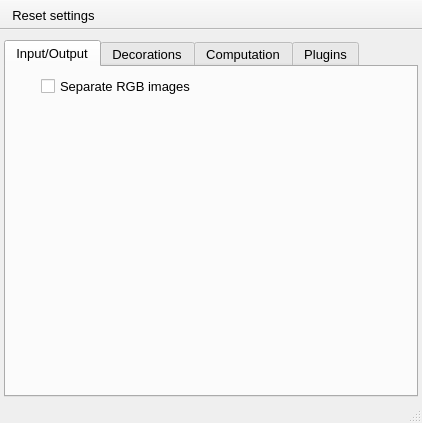
<?xml version="1.0" encoding="UTF-8"?>
<ui version="4.0">
 <class>nPreferences</class>
 <widget class="QMainWindow" name="nPreferences">
  <property name="geometry">
   <rect>
    <x>0</x>
    <y>0</y>
    <width>387</width>
    <height>423</height>
   </rect>
  </property>
  <property name="font">
   <font>
    <pointsize>10</pointsize>
   </font>
  </property>
  <property name="windowTitle">
   <string>Preferences</string>
  </property>
  <property name="unifiedTitleAndToolBarOnMac">
   <bool>true</bool>
  </property>
  <widget class="QWidget" name="centralwidget">
   <layout class="QGridLayout" name="gridLayout">
    <property name="leftMargin">
     <number>4</number>
    </property>
    <property name="topMargin">
     <number>10</number>
    </property>
    <property name="rightMargin">
     <number>4</number>
    </property>
    <property name="bottomMargin">
     <number>4</number>
    </property>
    <item row="0" column="0">
     <widget class="QTabWidget" name="tabWidget">
      <property name="currentIndex">
       <number>0</number>
      </property>
      <property name="neutrinoSave" stdset="0">
       <bool>true</bool>
      </property>
      <widget class="QWidget" name="tab">
       <attribute name="title">
        <string>Input/Output</string>
       </attribute>
       <layout class="QFormLayout" name="formLayout">
        <item row="1" column="0">
         <spacer name="verticalSpacer">
          <property name="orientation">
           <enum>Qt::Vertical</enum>
          </property>
          <property name="sizeHint" stdset="0">
           <size>
            <width>20</width>
            <height>40</height>
           </size>
          </property>
         </spacer>
        </item>
        <item row="0" column="1">
         <widget class="QCheckBox" name="separateRGB">
          <property name="font">
           <font>
            <pointsize>10</pointsize>
           </font>
          </property>
          <property name="text">
           <string>Separate RGB images</string>
          </property>
          <property name="neutrinoSave" stdset="0">
           <bool>true</bool>
          </property>
         </widget>
        </item>
       </layout>
      </widget>
      <widget class="QWidget" name="decoration">
       <attribute name="title">
        <string>Decorations</string>
       </attribute>
       <layout class="QGridLayout" name="gridLayout_4" columnstretch="0,1">
        <property name="leftMargin">
         <number>0</number>
        </property>
        <property name="topMargin">
         <number>0</number>
        </property>
        <property name="rightMargin">
         <number>0</number>
        </property>
        <property name="bottomMargin">
         <number>4</number>
        </property>
        <item row="1" column="1">
         <widget class="QWidget" name="widget" native="true">
          <layout class="QGridLayout" name="gridLayout_5">
           <property name="leftMargin">
            <number>0</number>
           </property>
           <property name="topMargin">
            <number>0</number>
           </property>
           <property name="rightMargin">
            <number>0</number>
           </property>
           <property name="bottomMargin">
            <number>0</number>
           </property>
           <item row="0" column="2">
            <widget class="QSpinBox" name="fontSize"/>
           </item>
           <item row="0" column="1">
            <widget class="QFontComboBox" name="fontFace"/>
           </item>
          </layout>
         </widget>
        </item>
        <item row="5" column="0">
         <widget class="QWidget" name="widget_2" native="true">
          <layout class="QHBoxLayout" name="horizontalLayout_2" stretch="1,0">
           <property name="leftMargin">
            <number>0</number>
           </property>
           <property name="topMargin">
            <number>0</number>
           </property>
           <property name="rightMargin">
            <number>0</number>
           </property>
           <property name="bottomMargin">
            <number>0</number>
           </property>
           <item>
            <widget class="QLabel" name="label_7">
             <property name="font">
              <font>
               <pointsize>10</pointsize>
              </font>
             </property>
             <property name="text">
              <string>Language</string>
             </property>
             <property name="alignment">
              <set>Qt::AlignRight|Qt::AlignTrailing|Qt::AlignVCenter</set>
             </property>
            </widget>
           </item>
           <item>
            <widget class="QLabel" name="decimal">
             <property name="font">
              <font>
               <pointsize>15</pointsize>
              </font>
             </property>
             <property name="toolTip">
              <string>Decimal number separator</string>
             </property>
             <property name="text">
              <string/>
             </property>
            </widget>
           </item>
          </layout>
         </widget>
        </item>
        <item row="3" column="0">
         <widget class="QLabel" name="label">
          <property name="font">
           <font>
            <pointsize>10</pointsize>
           </font>
          </property>
          <property name="text">
           <string>Image name length</string>
          </property>
          <property name="alignment">
           <set>Qt::AlignRight|Qt::AlignTrailing|Qt::AlignVCenter</set>
          </property>
         </widget>
        </item>
        <item row="0" column="1">
         <widget class="QComboBox" name="comboIconSize">
          <property name="font">
           <font>
            <pointsize>10</pointsize>
           </font>
          </property>
          <property name="currentIndex">
           <number>1</number>
          </property>
          <property name="neutrinoSave" stdset="0">
           <bool>true</bool>
          </property>
          <item>
           <property name="text">
            <string>Small</string>
           </property>
          </item>
          <item>
           <property name="text">
            <string>Normal</string>
           </property>
          </item>
          <item>
           <property name="text">
            <string>Large</string>
           </property>
          </item>
         </widget>
        </item>
        <item row="9" column="0">
         <spacer name="verticalSpacer_2">
          <property name="orientation">
           <enum>Qt::Vertical</enum>
          </property>
          <property name="sizeHint" stdset="0">
           <size>
            <width>20</width>
            <height>40</height>
           </size>
          </property>
         </spacer>
        </item>
        <item row="5" column="1">
         <widget class="QComboBox" name="localeCombo"/>
        </item>
        <item row="4" column="1">
         <widget class="QSpinBox" name="currentStepScaleFactor">
          <property name="suffix">
           <string>%</string>
          </property>
          <property name="minimum">
           <number>1</number>
          </property>
          <property name="maximum">
           <number>999</number>
          </property>
          <property name="value">
           <number>15</number>
          </property>
          <property name="neutrinoSave" stdset="0">
           <bool>true</bool>
          </property>
         </widget>
        </item>
        <item row="0" column="0">
         <widget class="QLabel" name="label_3">
          <property name="font">
           <font>
            <pointsize>10</pointsize>
           </font>
          </property>
          <property name="text">
           <string>Icon size</string>
          </property>
          <property name="alignment">
           <set>Qt::AlignRight|Qt::AlignTrailing|Qt::AlignVCenter</set>
          </property>
         </widget>
        </item>
        <item row="4" column="0">
         <widget class="QLabel" name="label_2">
          <property name="font">
           <font>
            <pointsize>10</pointsize>
           </font>
          </property>
          <property name="text">
           <string>Zoom increment</string>
          </property>
          <property name="alignment">
           <set>Qt::AlignRight|Qt::AlignTrailing|Qt::AlignVCenter</set>
          </property>
         </widget>
        </item>
        <item row="8" column="0" colspan="2">
         <widget class="QCheckBox" name="askCloseUnsaved">
          <property name="font">
           <font>
            <pointsize>10</pointsize>
           </font>
          </property>
          <property name="text">
           <string>Ask before closing unsaved buffer</string>
          </property>
          <property name="checked">
           <bool>true</bool>
          </property>
          <property name="neutrinoSave" stdset="0">
           <bool>true</bool>
          </property>
         </widget>
        </item>
        <item row="1" column="0">
         <widget class="QLabel" name="label_5">
          <property name="font">
           <font>
            <pointsize>10</pointsize>
           </font>
          </property>
          <property name="text">
           <string>Global font</string>
          </property>
          <property name="alignment">
           <set>Qt::AlignRight|Qt::AlignTrailing|Qt::AlignVCenter</set>
          </property>
         </widget>
        </item>
        <item row="3" column="1">
         <widget class="QSpinBox" name="physNameLength">
          <property name="value">
           <number>35</number>
          </property>
          <property name="neutrinoSave" stdset="0">
           <bool>true</bool>
          </property>
         </widget>
        </item>
        <item row="7" column="0" colspan="2">
         <widget class="QCheckBox" name="showDimPixel">
          <property name="font">
           <font>
            <pointsize>10</pointsize>
           </font>
          </property>
          <property name="text">
           <string>Show image size in pixels</string>
          </property>
          <property name="checked">
           <bool>true</bool>
          </property>
          <property name="tristate">
           <bool>false</bool>
          </property>
          <property name="neutrinoSave" stdset="0">
           <bool>true</bool>
          </property>
         </widget>
        </item>
       </layout>
      </widget>
      <widget class="QWidget" name="computation">
       <attribute name="title">
        <string>Computation</string>
       </attribute>
       <layout class="QGridLayout" name="gridLayout_7">
        <property name="leftMargin">
         <number>0</number>
        </property>
        <property name="topMargin">
         <number>0</number>
        </property>
        <property name="rightMargin">
         <number>0</number>
        </property>
        <property name="bottomMargin">
         <number>0</number>
        </property>
        <item row="0" column="0">
         <widget class="QSplitter" name="splitter">
          <property name="orientation">
           <enum>Qt::Vertical</enum>
          </property>
          <widget class="QWidget" name="widget_4" native="true">
           <layout class="QGridLayout" name="gridLayout_2" columnstretch="0,1">
            <property name="leftMargin">
             <number>0</number>
            </property>
            <property name="topMargin">
             <number>0</number>
            </property>
            <property name="rightMargin">
             <number>0</number>
            </property>
            <property name="bottomMargin">
             <number>0</number>
            </property>
            <item row="0" column="1">
             <widget class="QSpinBox" name="threads">
              <property name="font">
               <font>
                <pointsize>10</pointsize>
               </font>
              </property>
              <property name="minimum">
               <number>1</number>
              </property>
              <property name="neutrinoSave" stdset="0">
               <bool>true</bool>
              </property>
             </widget>
            </item>
            <item row="0" column="0">
             <widget class="QLabel" name="labelThreads">
              <property name="font">
               <font>
                <pointsize>10</pointsize>
               </font>
              </property>
              <property name="text">
               <string>Threads</string>
              </property>
              <property name="alignment">
               <set>Qt::AlignRight|Qt::AlignTrailing|Qt::AlignVCenter</set>
              </property>
             </widget>
            </item>
            <item row="1" column="0" colspan="2">
             <widget class="QPlainTextEdit" name="infoCores">
              <property name="readOnly">
               <bool>true</bool>
              </property>
             </widget>
            </item>
           </layout>
          </widget>
          <widget class="QWidget" name="widget_5" native="true">
           <layout class="QGridLayout" name="gridLayout_3" columnstretch="0,1">
            <property name="leftMargin">
             <number>0</number>
            </property>
            <property name="topMargin">
             <number>0</number>
            </property>
            <property name="rightMargin">
             <number>0</number>
            </property>
            <property name="bottomMargin">
             <number>0</number>
            </property>
            <item row="0" column="0">
             <widget class="QLabel" name="label_4">
              <property name="font">
               <font>
                <pointsize>10</pointsize>
               </font>
              </property>
              <property name="text">
               <string>OpenCL</string>
              </property>
              <property name="alignment">
               <set>Qt::AlignRight|Qt::AlignTrailing|Qt::AlignVCenter</set>
              </property>
             </widget>
            </item>
            <item row="0" column="1">
             <widget class="QSpinBox" name="openclUnit">
              <property name="neutrinoSave" stdset="0">
               <bool>true</bool>
              </property>
             </widget>
            </item>
            <item row="1" column="0" colspan="2">
             <widget class="QPlainTextEdit" name="openclDescription">
              <property name="readOnly">
               <bool>true</bool>
              </property>
             </widget>
            </item>
           </layout>
          </widget>
         </widget>
        </item>
        <item row="1" column="0">
         <widget class="QWidget" name="widget_3" native="true">
          <layout class="QHBoxLayout" name="horizontalLayout_4">
           <property name="leftMargin">
            <number>0</number>
           </property>
           <property name="topMargin">
            <number>0</number>
           </property>
           <property name="rightMargin">
            <number>0</number>
           </property>
           <property name="bottomMargin">
            <number>0</number>
           </property>
          </layout>
         </widget>
        </item>
       </layout>
      </widget>
      <widget class="QWidget" name="plugins">
       <attribute name="title">
        <string>Plugins</string>
       </attribute>
       <layout class="QGridLayout" name="gridLayout_6">
        <property name="leftMargin">
         <number>4</number>
        </property>
        <property name="topMargin">
         <number>4</number>
        </property>
        <property name="rightMargin">
         <number>4</number>
        </property>
        <property name="bottomMargin">
         <number>4</number>
        </property>
        <item row="1" column="1" rowspan="3">
         <widget class="QListWidget" name="pluginList">
          <property name="font">
           <font>
            <pointsize>10</pointsize>
           </font>
          </property>
         </widget>
        </item>
        <item row="0" column="0">
         <widget class="QLabel" name="label_6">
          <property name="font">
           <font>
            <pointsize>10</pointsize>
           </font>
          </property>
          <property name="text">
           <string>Default</string>
          </property>
          <property name="alignment">
           <set>Qt::AlignRight|Qt::AlignTrailing|Qt::AlignVCenter</set>
          </property>
         </widget>
        </item>
        <item row="2" column="0">
         <widget class="QToolButton" name="removePlugin">
          <property name="toolTip">
           <string>remove selected plugin directory</string>
          </property>
          <property name="text">
           <string>...</string>
          </property>
          <property name="icon">
           <iconset resource="../resources/icons/icons.qrc">
            <normaloff>:/icons/remove.png</normaloff>:/icons/remove.png</iconset>
          </property>
         </widget>
        </item>
        <item row="1" column="0">
         <widget class="QToolButton" name="addPlugin">
          <property name="toolTip">
           <string>add plugin directory</string>
          </property>
          <property name="text">
           <string>...</string>
          </property>
          <property name="icon">
           <iconset resource="../resources/icons/icons.qrc">
            <normaloff>:/icons/plus.png</normaloff>:/icons/plus.png</iconset>
          </property>
         </widget>
        </item>
        <item row="0" column="1">
         <widget class="QLineEdit" name="defaultPluginDir">
          <property name="readOnly">
           <bool>true</bool>
          </property>
         </widget>
        </item>
        <item row="3" column="0">
         <spacer name="verticalSpacer_3">
          <property name="orientation">
           <enum>Qt::Vertical</enum>
          </property>
          <property name="sizeHint" stdset="0">
           <size>
            <width>20</width>
            <height>40</height>
           </size>
          </property>
         </spacer>
        </item>
       </layout>
      </widget>
     </widget>
    </item>
   </layout>
  </widget>
  <widget class="QStatusBar" name="statusBar">
   <property name="font">
    <font>
     <pointsize>10</pointsize>
    </font>
   </property>
  </widget>
  <widget class="QToolBar" name="toolBar">
   <property name="windowTitle">
    <string>toolBar</string>
   </property>
   <property name="movable">
    <bool>false</bool>
   </property>
   <property name="iconSize">
    <size>
     <width>20</width>
     <height>20</height>
    </size>
   </property>
   <property name="floatable">
    <bool>false</bool>
   </property>
   <attribute name="toolBarArea">
    <enum>TopToolBarArea</enum>
   </attribute>
   <attribute name="toolBarBreak">
    <bool>false</bool>
   </attribute>
   <addaction name="actionReset_settings"/>
  </widget>
  <action name="actionReset_settings">
   <property name="icon">
    <iconset resource="../resources/icons/icons.qrc">
     <normaloff>:/icons/gearPy.png</normaloff>:/icons/gearPy.png</iconset>
   </property>
   <property name="text">
    <string>Reset settings</string>
   </property>
   <property name="toolTip">
    <string>Reset Settings (require restart)</string>
   </property>
  </action>
 </widget>
 <tabstops>
  <tabstop>comboIconSize</tabstop>
  <tabstop>physNameLength</tabstop>
  <tabstop>currentStepScaleFactor</tabstop>
  <tabstop>localeCombo</tabstop>
  <tabstop>showDimPixel</tabstop>
  <tabstop>askCloseUnsaved</tabstop>
  <tabstop>infoCores</tabstop>
  <tabstop>openclUnit</tabstop>
  <tabstop>openclDescription</tabstop>
 </tabstops>
 <resources>
  <include location="../resources/icons/icons.qrc"/>
 </resources>
 <connections/>
</ui>
